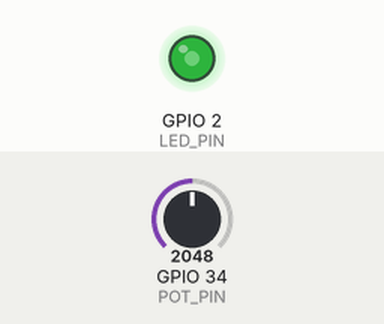
Simulated run of this sketch. Board: ESP32. On the bench: output pins drawn as LEDs (lit = HIGH). The inputs (shaded band) are chosen by the test bench; at power-on: GPIO 34 (POT_PIN) = 2048. What the sketch prints to the serial monitor is not drawn.

Above: at 1.2 s.
1.3 s: GPIO 34 (POT_PIN) set to 2866
At 2.5 s:
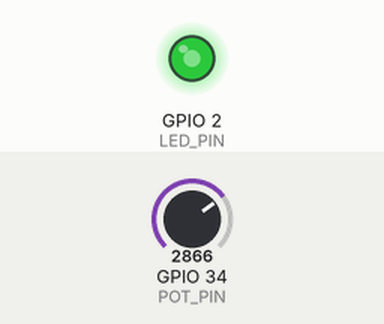
2.8 s: GPIO 34 (POT_PIN) set to 3603
At 3.7 s:
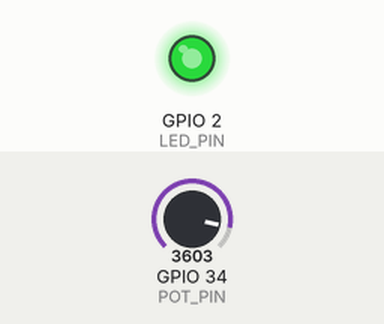
4.3 s: GPIO 34 (POT_PIN) set to 491
At 4.8 s:
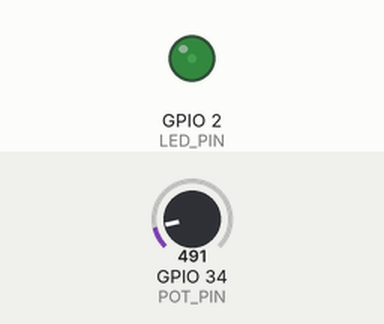
5.8 s: GPIO 34 (POT_PIN) set to 0
At 7.0 s:
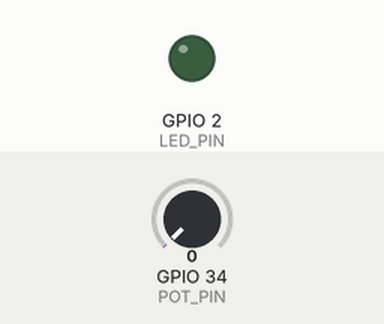
7.3 s: GPIO 34 (POT_PIN) set to 2047
At 8.5 s:
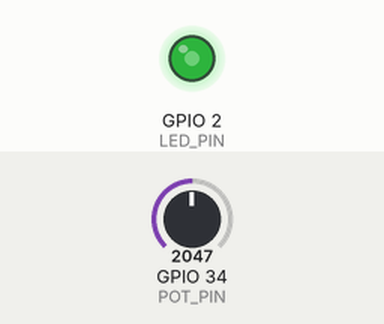
Timing chart, 0 to 9.8 s (numbered marks = the images above; inputs shaded):
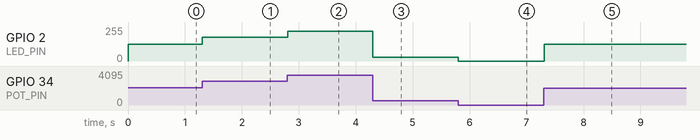

The sketch:

sketch.ino
```cpp
/*
 * LESSON 4: PWM — Pulse Width Modulation
 *
 * CONCEPTS:
 * - PWM: faking analog output with fast digital switching
 * - Duty cycle: percentage of time the signal is HIGH
 * - LED dimming, motor speed control, servo positioning
 * - ESP32's LEDC (LED Control) peripheral
 *
 * WHAT IS PWM?
 * Digital pins can only be HIGH (3.3V) or LOW (0V). There's no 1.5V output.
 * But if you switch between HIGH and LOW really fast (thousands of times
 * per second), the AVERAGE voltage is somewhere in between.
 *
 *   100% duty cycle: ████████████  = 3.3V average (always on)
 *    50% duty cycle: ████    ████  = 1.65V average
 *    25% duty cycle: ██      ██    = 0.825V average
 *     0% duty cycle:              = 0V (always off)
 *
 * At high enough frequency (>1kHz), an LED appears smoothly dimmed
 * because your eyes can't see the individual on/off flickers.
 *
 * ESP32 PWM:
 * ESP32 has a dedicated LEDC peripheral with 16 channels.
 * Each channel can independently control frequency and duty cycle.
 * Resolution: up to 16 bits (0-65535) but 8-bit (0-255) is common.
 */

const int LED_PIN = 2;
const int POT_PIN = 34;

// ESP32 LEDC configuration
const int PWM_CHANNEL = 0;     // Which of the 16 LEDC channels to use
const int PWM_FREQ = 5000;     // 5kHz — fast enough for smooth LED dimming
const int PWM_RESOLUTION = 8;  // 8-bit: duty cycle 0-255

void setup() {
  Serial.begin(115200);

  // Configure the LEDC peripheral
  // This is ESP32-specific — Arduino Uno uses analogWrite() which is simpler
  // but ESP32's LEDC gives you more control
  ledcSetup(PWM_CHANNEL, PWM_FREQ, PWM_RESOLUTION);
  ledcAttachPin(LED_PIN, PWM_CHANNEL);

  pinMode(POT_PIN, INPUT);

  Serial.println("Lesson 4: PWM LED Dimming");
  Serial.println("Turn the potentiometer to dim the LED");
}

void loop() {
  // Read potentiometer (12-bit: 0-4095)
  int potValue = analogRead(POT_PIN);

  // Map 12-bit ADC value to 8-bit PWM duty cycle
  // map(value, fromLow, fromHigh, toLow, toHigh)
  int dutyCycle = map(potValue, 0, 4095, 0, 255);

  // Set PWM duty cycle
  ledcWrite(PWM_CHANNEL, dutyCycle);

  // Print every 200ms (not every loop — that would flood serial)
  static unsigned long lastPrint = 0;
  if (millis() - lastPrint > 200) {
    lastPrint = millis();

    int percentage = map(dutyCycle, 0, 255, 0, 100);
    Serial.print("POT: ");
    Serial.print(potValue);
    Serial.print(" → PWM duty: ");
    Serial.print(dutyCycle);
    Serial.print("/255 (");
    Serial.print(percentage);
    Serial.println("%)");
  }

  delay(10);  // Small delay to reduce ADC noise
}

/*
 * WHY PWM MATTERS IN EMBEDDED:
 *
 * - LED dimming (this lesson)
 * - Motor speed control (DC motors respond to average voltage)
 * - Servo positioning (1-2ms pulse width = angle)
 * - Audio generation (square wave buzzer tones)
 * - Power regulation (switching power supplies)
 *
 * STATIC LOCAL VARIABLES:
 * Notice "static unsigned long lastPrint" inside loop().
 * 'static' means it persists between function calls — like a global
 * but scoped to the function. Essential pattern in embedded C/C++.
 */
```

Measured:
- after the input at 1.3 s, GPIO 2 (LED_PIN): 127/255 → 177/255 at once
- after the input at 2.8 s, GPIO 2 (LED_PIN): 177/255 → 223/255 at once
- after the input at 4.3 s, GPIO 2 (LED_PIN): 223/255 → 30/255 at once
- after the input at 5.8 s, GPIO 2 (LED_PIN): 30/255 → 0/255 at once
- after the input at 7.3 s, GPIO 2 (LED_PIN): 0/255 → 127/255 at once
